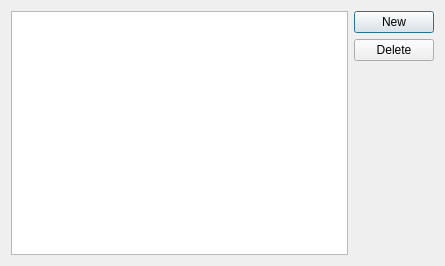
<?xml version="1.0" encoding="UTF-8"?>
<ui version="4.0">
 <class>MashScheduleDialog</class>
 <widget class="QDialog" name="MashScheduleDialog">
  <property name="windowModality">
   <enum>Qt::ApplicationModal</enum>
  </property>
  <property name="geometry">
   <rect>
    <x>0</x>
    <y>0</y>
    <width>445</width>
    <height>266</height>
   </rect>
  </property>
  <property name="windowTitle">
   <string>Mash Schedule</string>
  </property>
  <property name="modal">
   <bool>true</bool>
  </property>
  <layout class="QHBoxLayout" name="horizontalLayout">
   <item>
    <widget class="QTableView" name="twMashSchedule">
     <property name="alternatingRowColors">
      <bool>true</bool>
     </property>
     <property name="selectionMode">
      <enum>QAbstractItemView::SingleSelection</enum>
     </property>
     <property name="sortingEnabled">
      <bool>false</bool>
     </property>
     <property name="cornerButtonEnabled">
      <bool>false</bool>
     </property>
     <attribute name="verticalHeaderVisible">
      <bool>false</bool>
     </attribute>
    </widget>
   </item>
   <item>
    <layout class="QVBoxLayout" name="verticalLayout">
     <item>
      <widget class="QPushButton" name="buttNew">
       <property name="text">
        <string>New</string>
       </property>
      </widget>
     </item>
     <item>
      <widget class="QPushButton" name="buttDel">
       <property name="text">
        <string>Delete</string>
       </property>
      </widget>
     </item>
     <item>
      <spacer name="verticalSpacer">
       <property name="orientation">
        <enum>Qt::Vertical</enum>
       </property>
       <property name="sizeHint" stdset="0">
        <size>
         <width>20</width>
         <height>40</height>
        </size>
       </property>
      </spacer>
     </item>
    </layout>
   </item>
  </layout>
 </widget>
 <resources/>
 <connections/>
</ui>
